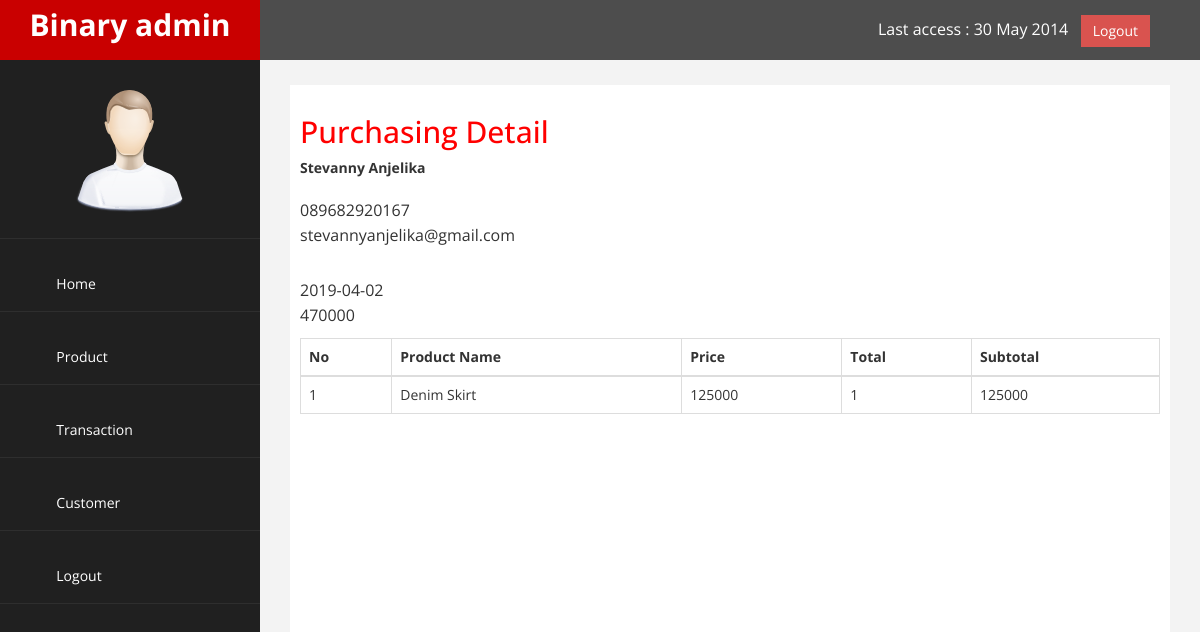
The app's page /admin/index.php?halaman=detail&id=1 (signed in) with its own data.
### tables this page shows
CREATE TABLE `pembelian` (
  `id_pembelian` int(11) NOT NULL,
  `id_pelanggan` int(11) NOT NULL,
  `tanggal_pembelian` date NOT NULL,
  `total_pembelian` int(11) NOT NULL
);

CREATE TABLE `pelanggan` (
  `id_pelanggan` int(11) NOT NULL,
  `email_pelanggan` varchar(100) NOT NULL,
  `password_pelanggan` varchar(50) NOT NULL,
  `nama_pelanggan` varchar(100) NOT NULL,
  `telepon_pelanggan` varchar(25) NOT NULL
);

CREATE TABLE `pembelian_produk` (
  `id_pembelian_produk` int(11) NOT NULL,
  `id_pembelian` int(11) NOT NULL,
  `id_produk` int(11) NOT NULL,
  `jumlah` int(11) NOT NULL
);

CREATE TABLE `produk` (
  `id_produk` int(11) NOT NULL,
  `nama_produk` varchar(100) NOT NULL,
  `harga_produk` int(11) NOT NULL,
  `berat_produk` int(11) NOT NULL,
  `foto_produk` varchar(100) NOT NULL,
  `deskripsi_produk` text NOT NULL
);

### admin/detail.php (the view)
<h2>Purchasing Detail</h2>
<?php
    $ambil = $koneksi->query("SELECT * FROM pembelian JOIN pelanggan ON pembelian.id_pelanggan=pelanggan.id_pelanggan WHERE pembelian.id_pembelian='$_GET[id]'");
    $detail = $ambil->fetch_assoc();
?>
<strong><?php echo $detail['nama_pelanggan'];?></strong><br>
<p>
    <?php echo $detail['telepon_pelanggan'];?> <br>
    <?php echo $detail['email_pelanggan'];?>
</p>
<p>
    <?php echo $detail['tanggal_pembelian'];?> <br>
    <?php echo $detail['total_pembelian'];?>
</p>
<table class="table table-bordered">
    <thead>
        <tr>
            <th>No</th>
            <th>Product Name</th>
            <th>Price</th>
            <th>Total</th>
            <th>Subtotal</th>
        </tr>
    </thead>
    <tbody>
        <?php
            $nomor=1;
        ?>
        <?php
            $sql = "SELECT * FROM pembelian_produk LEFT JOIN produk ON pembelian_produk.id_produk=produk.id_produk WHERE pembelian_produk.id_pembelian='$_GET[id]'";
            $ambil = $koneksi->query($sql);
        ?>
        <?php
            while($pecah = $ambil->fetch_assoc()){
        ?>
    <tr>
            <td><?php echo $nomor;?></td>
            <td><?php echo $pecah['nama_produk'];?></td>
            <td><?php echo $pecah['harga_produk'];?></td>
            <td><?php echo $pecah['jumlah'];?></td>
            <td>
                <?php echo $pecah['harga_produk']*$pecah['jumlah'];?>
            </td>
        </tr>
        <?php
            $nomor++;
        ?>
        <?php
            }
        ?>
    </tbody>
</table>

### admin/assets/css/custom.css (style rules this page uses)
body { font-family: 'Open Sans', sans-serif; }
h2 { color: #f00; }
p { font-size:16px; line-height:25px; padding-top:20px; }

### records on screen
pembelian: id_pelanggan.nama_pelanggan "Stevanny Anjelika", id_pelanggan.telepon_pelanggan "089682920167", id_pelanggan.email_pelanggan "stevannyanjelika@gmail.com", tanggal_pembelian "2019-04-02", total_pembelian "470000"
pembelian_produk: id_produk.nama_produk "Denim Skirt", id_produk.harga_produk "125000", jumlah "1", $pecah['harga_produk']*$pecah['jumlah'] "125000"
